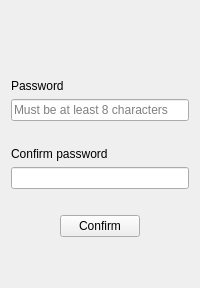
               <widget class="QWidget" name="page_12">
                <layout class="QHBoxLayout" name="horizontalLayout_32">
                 <item>
                  <layout class="QVBoxLayout" name="verticalLayout_20">
                   <item>
                    <layout class="QHBoxLayout" name="horizontalLayout_34">
                     <item>
                      <widget class="QPushButton" name="pushButton_26">
                       <property name="text">
                        <string/>
                       </property>
                       <property name="flat">
                        <bool>true</bool>
                       </property>
                      </widget>
                     </item>
                     <item>
                      <spacer name="horizontalSpacer_37">
                       <property name="orientation">
                        <enum>Qt::Horizontal</enum>
                       </property>
                       <property name="sizeHint" stdset="0">
                        <size>
                         <width>40</width>
                         <height>20</height>
                        </size>
                       </property>
                      </spacer>
                     </item>
                    </layout>
                   </item>
                   <item>
                    <spacer name="verticalSpacer_9">
                     <property name="orientation">
                      <enum>Qt::Vertical</enum>
                     </property>
                     <property name="sizeHint" stdset="0">
                      <size>
                       <width>20</width>
                       <height>40</height>
                      </size>
                     </property>
                    </spacer>
                   </item>
                   <item>
                    <layout class="QVBoxLayout" name="verticalLayout_19">
                     <item>
                      <widget class="QLabel" name="label_26">
                       <property name="text">
                        <string>Password</string>
                       </property>
                      </widget>
                     </item>
                     <item>
                      <widget class="QLineEdit" name="lineEdit_9">
                       <property name="placeholderText">
                        <string>Must be at least 8 characters</string>
                       </property>
                      </widget>
                     </item>
                     <item>
                      <widget class="QLabel" name="label_30">
                       <property name="styleSheet">
                        <string notr="true">color: rgb(255, 0, 0);</string>
                       </property>
                       <property name="text">
                        <string/>
                       </property>
                      </widget>
                     </item>
                    </layout>
                   </item>
                   <item>
                    <widget class="QLabel" name="label_27">
                     <property name="text">
                      <string>Confirm password</string>
                     </property>
                    </widget>
                   </item>
                   <item>
                    <widget class="QLineEdit" name="lineEdit_10"/>
                   </item>
                   <item>
                    <widget class="QLabel" name="label_31">
                     <property name="styleSheet">
                      <string notr="true">color: rgb(255, 0, 0);</string>
                     </property>
                     <property name="text">
                      <string/>
                     </property>
                    </widget>
                   </item>
                   <item>
                    <layout class="QHBoxLayout" name="horizontalLayout_31">
                     <item>
                      <spacer name="horizontalSpacer_38">
                       <property name="orientation">
                        <enum>Qt::Horizontal</enum>
                       </property>
                       <property name="sizeHint" stdset="0">
                        <size>
                         <width>40</width>
                         <height>20</height>
                        </size>
                       </property>
                      </spacer>
                     </item>
                     <item>
                      <widget class="QPushButton" name="pushButton_24">
                       <property name="text">
                        <string>Confirm</string>
                       </property>
                      </widget>
                     </item>
                     <item>
                      <spacer name="horizontalSpacer_39">
                       <property name="orientation">
                        <enum>Qt::Horizontal</enum>
                       </property>
                       <property name="sizeHint" stdset="0">
                        <size>
                         <width>40</width>
                         <height>20</height>
                        </size>
                       </property>
                      </spacer>
                     </item>
                    </layout>
                   </item>
                   <item>
                    <spacer name="verticalSpacer_10">
                     <property name="orientation">
                      <enum>Qt::Vertical</enum>
                     </property>
                     <property name="sizeHint" stdset="0">
                      <size>
                       <width>20</width>
                       <height>40</height>
                      </size>
                     </property>
                    </spacer>
                   </item>
                  </layout>
                 </item>
                </layout>
               </widget>
